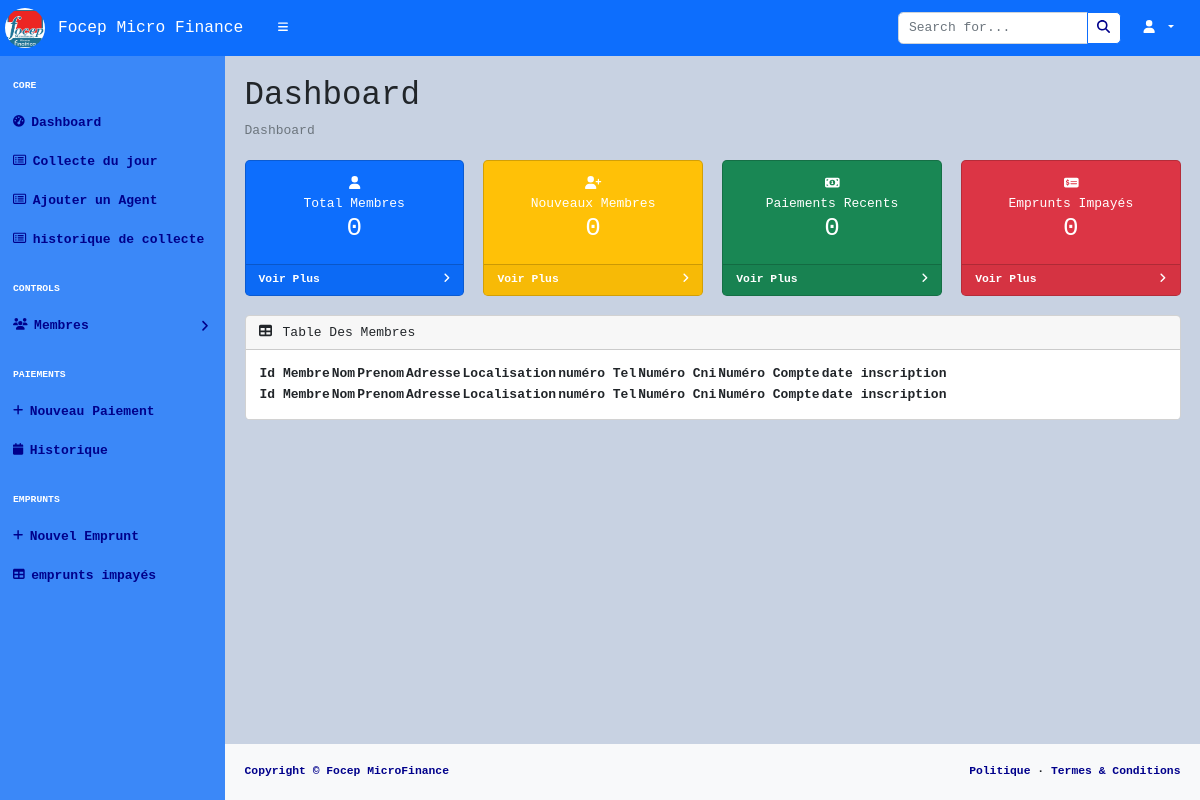
/pages/home.php, run on an earlier commit of the app's database.
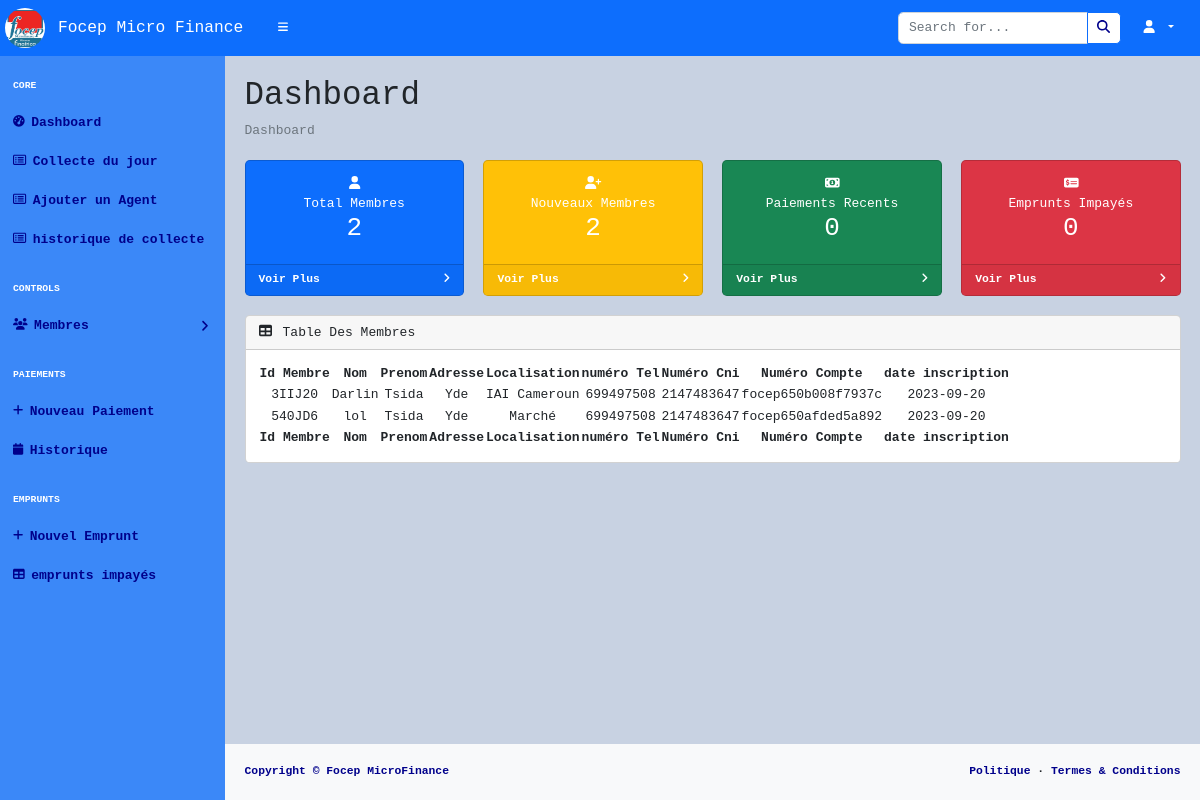
And on a later commit of the database.
### tables this page shows
CREATE TABLE membre (
  idMembre varchar(200) NOT NULL,
  nomMbre varchar(200) DEFAULT NULL,
  prenomMbre varchar(200) DEFAULT NULL,
  adresseMbre varchar(200) DEFAULT NULL,
  localisation varchar(200) DEFAULT NULL,
  telephoneMbre int(11) DEFAULT NULL,
  numCni int(11) DEFAULT NULL,
  numCompte varchar(20) DEFAULT NULL,
  joinDate date DEFAULT NULL
);

### pages/home.php (the view, shortened to what this page needs)
<!DOCTYPE html>
<html lang="en">
<head>
    <?php include('../Structures/links.php') ?>
</head>
    <body class="sb-nav-fixed">
<?php include('../Structures/navbar.php') ?>
<?php  include ('../Structures/sidenav.php')?>
            <div id="layoutSidenav_content">
                <main>
                    <div class="container-fluid px-4">
                        <h1 class="mt-4">Dashboard</h1>
                        <ol class="breadcrumb mb-4">
                            <li class="breadcrumb-item active">Dashboard</li>
                        </ol>
                        <div class="row">
                            <div class="col-xl-3 col-md-6">
                                <div class="card bg-primary text-white mb-4">
                                    <div class="card-body">
                                        <i class="fas fa-user"></i>
                                        <br>Total Membres<br>
                                        <h2>
                                            <?php
                                            include "../controls/db.php";
                                            $memberQuery="select count(*) from membre";
                                            $totalMbr=$pdo->query($memberQuery);
                                            print_r($totalMbr->fetchColumn());
                                            ?>
                                        </h2>
                                    </div>
                                    <div class="card-footer d-flex align-items-center justify-content-between" style="font-weight: 800">
                                        <a  class="small text-white stretched-link" href="../pages/consultMember.php?admin=<?php echo $_GET['admin']?>">Voir Plus</a>
                                        <div class="small text-white"><i class="fas fa-angle-right"></i></div>
                                    </div>
                                </div>
                            </div>
                            <div class="col-xl-3 col-md-6">
                                <div class="card bg-warning text-white mb-4">
                                    <div class="card-body">
                                        <i class="fa-solid fa-user-plus"></i>
                                        <br>Nouveaux Membres<br>
                                        <h2>
                                            <?php
                                            include "../controls/db.php";
                                            $totalMbr=$pdo->query($memberQuery);
                                            print_r($totalMbr->fetchColumn());
                                            ?>
                                            </h2>
                                    </div>
                                    <div class="card-footer d-flex align-items-center justify-content-between" style="font-weight: 800">
                                        <a  class="small text-white stretched-link" href="../pages/consultMember.php?admin=<?php echo $_GET['admin']?>">Voir Plus</a>
                                        <div class="small text-white"><i class="fas fa-angle-right"></i></div>
                                    </div>
                                </div>
                            </div>
                            <div class="col-xl-3 col-md-6">
                                <div class="card bg-success text-white mb-4">
                                    <div class="card-body">
                                        <i class="fas fa-money-bill-alt"></i>
                                        <br>Paiements Recents<br>
                                        <h2>
                                        <?php
                                            include "../controls/db.php";
                                            $date=date('yyyy/mm/dd');
                                            $PaymentQuery="select count(*) from paiement where datePaiement='$date'";
                                            $totalpaiement=$pdo->query($PaymentQuery);
                                            print_r($totalpaiement->fetchColumn());
                                            ?>
                                        </h2>
                                    </div>
                                    <div class="card-footer d-flex align-items-center justify-content-between" style="font-weight: 800">
                                        <a  class="small text-white stretched-link" href="../pages/historiquePaiement.php?admin=<?php echo $_GET['admin']?>">Voir Plus</a>
                                        <div class="small text-white"><i class="fas fa-angle-right"></i></div>
                                    </div>
                                </div>
                            </div>
                            <div class="col-xl-3 col-md-6">
                                <div class="card bg-danger text-white mb-4">
                                    <div class="card-body">
                                        <i class="fas fa-money-check-alt"></i><br>
                                        Emprunts Impayés<br>
                                        <h2>
                                        <?php
                                            include "../controls/db.php";
                                            $EmpruntQuery="select count(*) from emprunt where statut='impayer'";
                                            $totalimpayer=$pdo->query($EmpruntQuery);
                                            print_r($totalimpayer->fetchColumn());
                                            ?>
                                        </h2>
                                    </div>
                                    <div class="card-footer d-flex align-items-center justify-content-between" style="font-weight: 800">
                                        <a  class="small text-white stretched-link" href="../pages/impaye.php?admin=<?php echo $_GET['admin']?>">Voir Plus</a>
                                        <div class="small text-white"><i class="fas fa-angle-right"></i></div>
                                    </div>
                                </div>
                            </div>
                        </div>
                        <div class="card mb-4">
                            <div class="card-header">
                                <i class="fas fa-table me-1"></i>
                                Table Des Membres
                            </div>
                            <div class="card-body">
                                <table id="datatablesSimple">
                                    <thead>
                                        <tr>
                                            <th>Id Membre</th>
                                            <th>Nom</th>
                                            <th>Prenom</th>
                                            <th>Adresse</th>
                                            <th>Localisation</th>
                                            <th>numéro Tel</th>
                                            <th>Numéro Cni</th>
                                            <th>Numéro Compte</th>
                                            <th>date inscription</th>
                                        </tr>
                                    </thead>
                                    <tfoot>
                                        <tr>
                                            <th>Id Membre</th>
                                            <th>Nom</th>
                                            <th>Prenom</th>
                                            <th>Adresse</th>
                                            <th>Localisation</th>
                                            <th>numéro Tel</th>
                                            <th>Numéro Cni</th>
                                            <th>Numéro Compte</th>
                                            <th>date inscription</th>
                                        </tr>
                                    </tfoot>
                                    <tbody>
                                    <?php
                                    include "../controls/db.php";
                                    $members= $pdo->query("select * from membre");
                                        foreach($members as $row) {
                                            echo "
                                        <tr>
                                             <td>$row[idMembre]</td>
                                            <td>$row[nomMbre]</td>
                                            <td>$row[prenomMbre]</td>
                                            <td>$row[adresseMbre]</td>
                                            <td>$row[localisation]</td>
                                            <td>$row[telephoneMbre]</td>
                                            <td>$row[numCni]</td>
                                            <td>$row[numCompte]</td>
                                            <td>$row[joinDate]</td>
                                        </tr>
                                            ";
                                        }
                                    ?>
                                    </tbody>
                                </table>
                            </div>
                        </div>
                    </div>
                </main>
    <?php include ('../Structures/footer.php')?>
            </div>
        </div>
    </body>
</html>

### Structures/links.php (shortened to what this page needs)
<link href="https://cdn.jsdelivr.net/npm/simple-datatables@7.1.2/dist/style.min.css" rel="stylesheet" />
<link href="../css/styles.css"rel="stylesheet" />

### Structures/navbar.php (shortened to what this page needs)
<nav class="sb-topnav navbar navbar-expand navbar-dark " style="background: #0D6EFD">
    <img src="../assets/img/logo.jpg"alt="Logo" style="border-radius:100%;height: 40px;width:40px;margin-left: 5px ">
    <a class="navbar-brand ps-3" href="index.html" >Focep Micro Finance</a>
    <button style="color: white" class="btn btn-link btn-sm order-1 order-lg-0 me-4 me-lg-0" id="sidebarToggle" href="#!"><i class="fas fa-bars"></i></button>
    <form class="d-none d-md-inline-block form-inline ms-auto me-0 me-md-3 my-2 my-md-0">
        <div class="input-group">
            <input class="form-control" type="text" placeholder="Search for..." aria-label="Search for..." aria-describedby="btnNavbarSearch" />
            <button style="background: White; color: darkblue" class="btn btn-primary" id="btnNavbarSearch" type="button"><i class="fas fa-search"></i></button>
        </div>
    </form>
    <ul class="navbar-nav ms-auto ms-md-0 me-3 me-lg-4" >
        <li class="nav-item dropdown" >
            <a style="color: white"class="nav-link dropdown-toggle" id="navbarDropdown" href="#" role="button" data-bs-toggle="dropdown" aria-expanded="false">
                <i class="fas fa-user fa-fw"></i>
            </a>
        </li>
    </ul>
</nav>

### Structures/sidenav.php (shortened to what this page needs)
<div id="layoutSidenav" style="background: #c8d2e2">
    <div id="layoutSidenav_nav">
        <nav class="sb-sidenav accordion sb-sidenav-dark" id="sidenavAccordion" style="background: #3b88f8;">
            <div class="sb-sidenav-menu" >
                <div class="nav" >
                    <div class="sb-sidenav-menu-heading" style="color: white;font-weight: 800">Core</div>
                    <a class="nav-link" href="home.php?admin=<?php echo $_GET['admin'];?>" style="color: darkblue;font-weight: 600">
                        <div class="sb-nav-link-icon"><i class="fas fa-tachometer-alt" style="color: darkblue"></i></div>
                        Dashboard
                    </a>
                    <a class="nav-link" href="planifierCollecte.php?admin=<?php echo $_GET['admin'];?>" style="color: darkblue;font-weight: 600">
                        <div class="sb-nav-link-icon"><i class="far fa-list-alt" style="color: darkblue"></i></div>
                        Collecte du jour
                    </a>
                    <a class="nav-link" href="../pages/newAgent.php?admin=<?php echo $_GET['admin'];?>" style="color: darkblue;font-weight: 600">
                        <div class="sb-nav-link-icon"><i class="far fa-list-alt" style="color: darkblue"></i></div>
                        Ajouter un Agent
                    </a>
                    <a class="nav-link" href="newCollecte.php?admin=<?php echo $_GET['admin'];?>" style="color: darkblue;font-weight: 600">
                        <div class="sb-nav-link-icon"><i class="far fa-list-alt" style="color: darkblue"></i></div>
                        historique de collecte
                    </a>
                    <div class="sb-sidenav-menu-heading" style="color: white;font-weight: 800">Controls</div>
                    <a style="color: darkblue;font-weight: 600"class="nav-link collapsed" href="" data-bs-toggle="collapse" data-bs-target="#collapseLayouts" aria-expanded="false" aria-controls="collapseLayouts">
                        <div class="sb-nav-link-icon"><i style="color: darkblue"class="fas fa-users"></i></div>
                        Membres
                        <div class="sb-sidenav-collapse-arrow"><i style="color: darkblue" class="fas fa-angle-down"></i></div>
                    </a>
                    <div class="sb-sidenav-menu-heading" style="color: white;font-weight: 800">Paiements</div>
                    <a style="color: darkblue;font-weight: 600"class="nav-link" href="newPaiment.php?admin=<?php echo $_GET['admin'];?>">
                        <div class="sb-nav-link-icon"><i style="color: darkblue"class="fas fa-plus"></i></div>
                        Nouveau Paiement
                    </a>
                    <a style="color: darkblue;font-weight: 600"class="nav-link" href="historiquePaiement.php?admin=<?php echo $_GET['admin'];?>">
                        <div class="sb-nav-link-icon"><i style="color: darkblue" class="fas fa-calendar"></i></div>
                        Historique
                    </a>
                    <div class="sb-sidenav-menu-heading" style="color: white;font-weight: 800">Emprunts</div>
                    <a style="color: darkblue;font-weight: 600"class="nav-link" href="newEmprunt.php?admin=<?php echo $_GET['admin'];?>">
                        <div class="sb-nav-link-icon"><i style="color: darkblue"class="fas fa-plus"></i></div>
                        Nouvel Emprunt
                    </a>
                    <a style="color: darkblue;font-weight: 600"class="nav-link" href="impaye.php?admin=<?php echo $_GET['admin'];?>">
                        <div class="sb-nav-link-icon"><i style="color: darkblue" class="fas fa-table"></i></div>
                        emprunts impayés
                    </a>
                </div>
            </div>
        </nav>
    </div>

### Structures/footer.php
<footer class="py-4 bg-light mt-auto" >
    <div class="container-fluid px-4" style="font-weight: 800">
        <div class="d-flex align-items-center justify-content-between small">
            <div style="color: darkblue;" class="text-muted">Copyright &copy; Focep MicroFinance</div>
            <div>
                <a style="color: darkblue;" href="#">Politique</a>
                &middot;
                <a style="color: darkblue;" href="#">Termes &amp; Conditions</a>
            </div>
        </div>
    </div>
</footer>

What changed in the data, as far as the page shows it:
added membre: idMembre "3IIJ20", nomMbre "Darlin", prenomMbre "Tsida", adresseMbre "Yde", localisation "IAI Cameroun", telephoneMbre "699497508", numCni "2147483647", numCompte "focep650b008f7937c", joinDate "2023-09-20"
added membre: idMembre "540JD6", nomMbre "lol", prenomMbre "Tsida", adresseMbre "Yde", localisation "Marché", telephoneMbre "699497508", numCni "2147483647", numCompte "focep650afded5a892", joinDate "2023-09-20"
Also different on the page:
text no longer shown: "0 0 0 0"
text now shown: "2 2 0 0"
